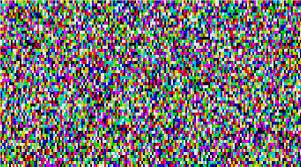
#> input picture data_set/Exterior/download (15).jpeg, 301 x 167 px, found by its file name; its folder holds only this picture in this run
$ jupyter execute data_cleaning.ipynb   (shell and % lines are left out)
#> lines starting #> are read from the running program, lines starting #| are printed output that depends on the picture
[cell 1]
import numpy as np
import os
import cv2
import matplotlib.pyplot as plt

[cell 2]
DIRECTORY = r'/home/kepler42/classification_CNN/data_set'

CATEGORIES = ['Exterior','Interior']

[cell 3]
data = []

for category in CATEGORIES:
    path = os.path.join(DIRECTORY, category)
    for img in os.listdir(path):
        img_path = os.path.join(path, img)
        #print(img_path)
        label = CATEGORIES.index(category)
        arr = cv2.imread(img_path, cv2.IMREAD_GRAYSCALE)
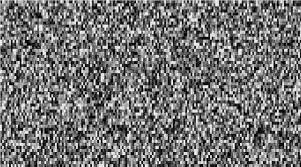
#> arr: shape (167, 301); min 0, max 255, mean 115.4
        new_arr = cv2.resize(arr, (60, 60))
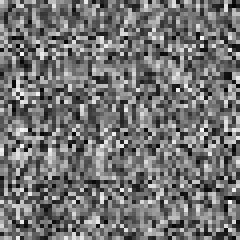
#> new_arr: shape (60, 60) (shown 4 times larger); min 1, max 251, mean 114.9
        data.append([new_arr, label])
#> pass 2 of the loop `for category in CATEGORIES:`:
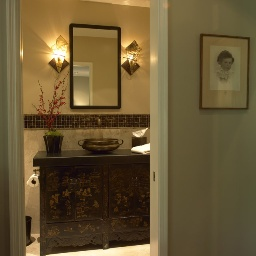
#> input picture data_set/Interior/00000143.jpg, 256 x 256 px, found by its file name
#> `arr = cv2.imread(img_path, cv2.IMREAD_GRAYSCALE)`:
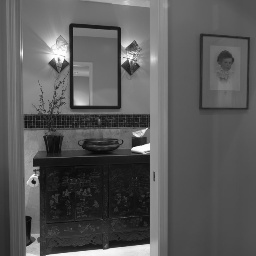
#> arr: shape (256, 256); min 7, max 255, mean 89.2
#> `new_arr = cv2.resize(arr, (60, 60))`:
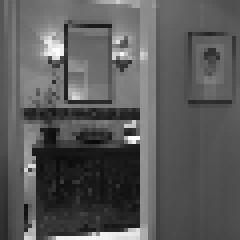
#> new_arr: shape (60, 60) (shown 4 times larger); min 9, max 253, mean 89.2

[cell 4]
X = []
y = []

[cell 5]
import random
random.shuffle(data)

[cell 6]
for features,label in data:
    X.append(features)
    y.append(label)
#> this loop made 2 passes
#> label on passes 1 to 2: 0, 1
#> after the loop, X = 2 items; y = [0, 1]
